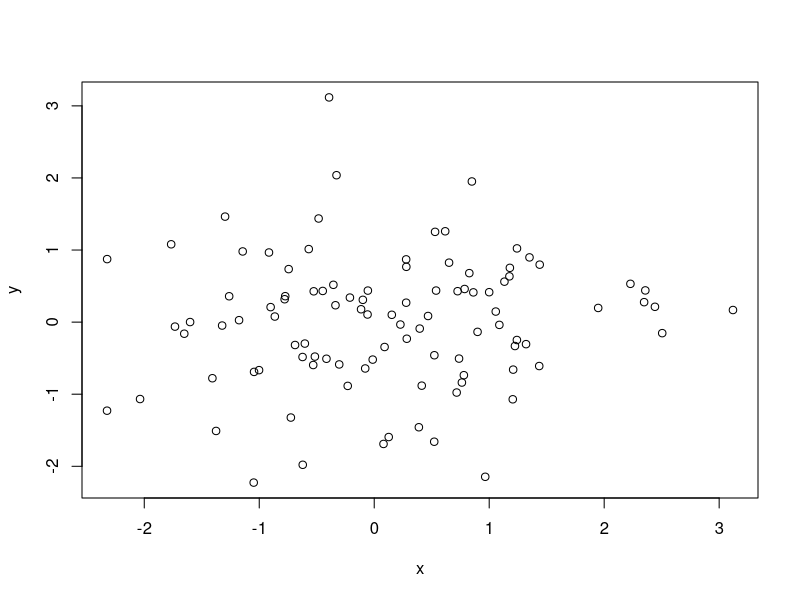

Source code (R):
## ---- chunk 1
getwd()
#setwd("~/AAE636")
## ---- chunk 2
x=rnorm(100)
y=rnorm(100)
plot(x,y)
